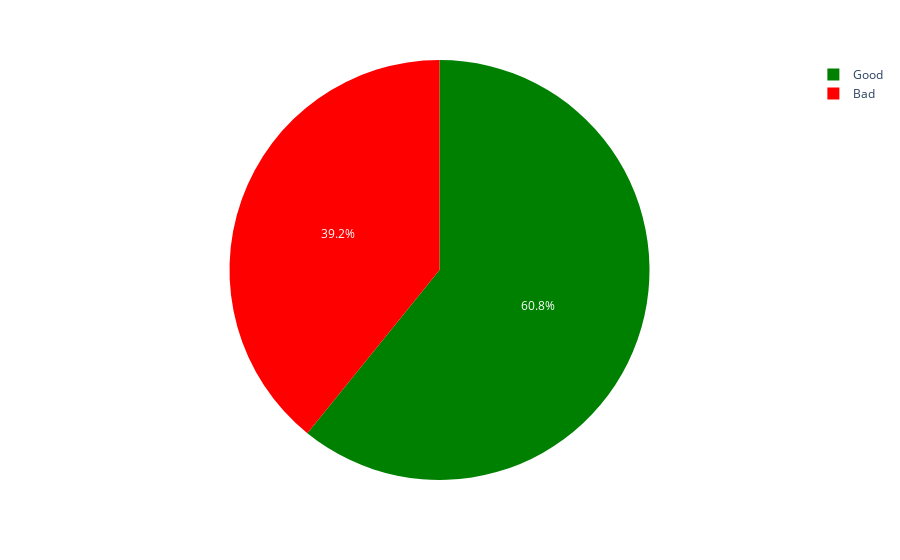

Notebook source saved alongside this figure:
### Markdown cell above
60.83% parents are satisfied with the students performance

### Code cell
import plotly.express as px

fig = px.pie(data,names='ParentschoolSatisfaction',color='ParentschoolSatisfaction',
             color_discrete_map={'Bad':'red',
                                 'Good':'green'})
fig.show()

### Figure 1 — Plotly figure (JSON) as saved in the notebook; plotly's stock layout.template omitted (floating-point values rounded to 4 significant figures; data arrays with more than 128 entries replaced by an {"elided": "..."} marker saying what was removed)
{"data": [{"customdata": {"elided": "480x1 str values"}, "domain": {"x": [0, 1], "y": [0, 1]}, "hovertemplate": "ParentschoolSatisfaction=%{customdata[0]}<extra></extra>", "labels": {"elided": "480 str values"}, "legendgroup": "", "marker": {"colors": {"elided": "480 str values"}}, "name": "", "showlegend": true, "type": "pie"}], "layout": {"legend": {"tracegroupgap": 0}, "margin": {"t": 60}}}
